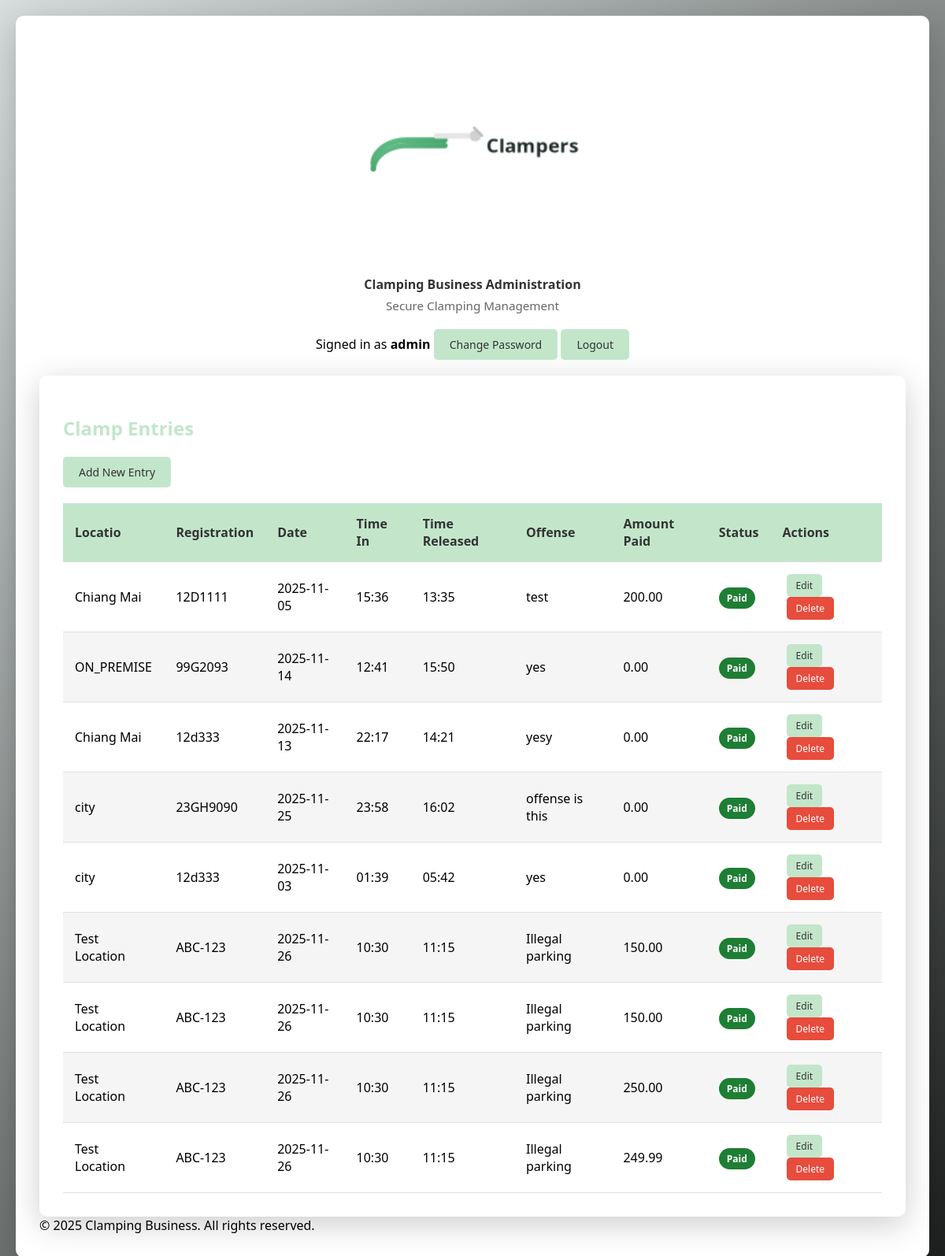
The page /clamp-list (signed in) on the database its author committed.
### app.py (models this page shows, shortened)
class ClampData(db.Model):
    id = db.Column(db.Integer, primary_key=True)
    location = db.Column(db.String(200), nullable=False)
    registration = db.Column(db.String(100))
    clamp_date = db.Column(db.Date, nullable=False)
    time_in = db.Column(db.Time, nullable=False)
    time_released = db.Column(db.Time)
    offense = db.Column(db.String(300), nullable=False)
    payment_status = db.Column(db.String(50), default='Processing')  # Paid, Not Paid, Processing
    amount_paid = db.Column(db.Float, default=0.0)
    created_at = db.Column(db.DateTime, default=datetime.utcnow)

### app.py (the view)
@app.route('/clamp_list')
@app.route('/clamp-list')
def clamp_list():
    clamps = ClampData.query.all()
    return render_template('clamp_list.html', clamps=clamps)

### app.py (called while the page is built)
@app.context_processor
def inject_common():
    return {'current_year': datetime.now().year}

@app.before_request
def require_login():
    whitelist = {'login', 'static', 'service_worker'}
    ep = request.endpoint
    if not ep:
        return
    if ep.split('.')[-1] in whitelist:
        return
    if session.get('user_id'):
        return
    return redirect(url_for('login', next=request.path))

### templates/clamp_list.html
{% extends 'base.html' %}
{% block content %}
<div class="container">
    <h2>Clamp Entries</h2>
    <a href="{{ url_for('clamp_form') }}" class="btn">Add New Entry</a>
    <table class="data-table">
        <thead>
            <tr>
                <th>Locatio</th>
                <th>Registration</th>
                <th>Date</th>
                <th>Time In</th>
                <th>Time Released</th>
                <th>Offense</th>
                <th>Amount Paid</th>
                <th>Status</th>
                <th>Actions</th>
            </tr>
        </thead>
        <tbody>
            {% for clamp in clamps %}
            <tr>
                <td>{{ clamp.location }}</td>
                <td>{{ clamp.registration or '' }}</td>
                <td>{{ clamp.clamp_date.strftime('%Y-%m-%d') }}</td>
                <td>{{ clamp.time_in.strftime('%H:%M') }}</td>
                <td>{{ clamp.time_released.strftime('%H:%M') if clamp.time_released else 'N/A' }}</td>
                <td>{{ clamp.offense }}</td>
                <td>{{ '%.2f'|format(clamp.amount_paid or 0) }}</td>
                <td><span class="status-{{ clamp.payment_status.lower().replace(' ', '-') }}">{{ clamp.payment_status }}</span></td>
                <td>
                    <a href="{{ url_for('edit_clamp', id=clamp.id) }}" class="btn btn-edit">Edit</a>
                    <a href="{{ url_for('delete_clamp', id=clamp.id) }}" class="btn btn-delete" onclick="return confirm('Delete this entry?')">Delete</a>
                </td>
            </tr>
            {% endfor %}
        </tbody>
    </table>
</div>
{% endblock %}

### templates/base.html (shortened to what this page needs)
<!DOCTYPE html>
<html lang="en">
<head>
    <link rel="stylesheet" href="{{ url_for('static', filename='css/style.css') }}">
</head>
<body>
    <div class="container">
        <header class="site-header centered">
            {% block header_logo %}
            <div class="logo-wrap">
                <img src="{{ url_for('static', filename='images/icon-192.png') }}" class="site-logo" alt="Clampers logo">
            </div>
            {% endblock %}
            <div class="site-title small">
                <div class="site-name">Clamping Business Administration</div>
                <p class="tagline">Secure Clamping Management</p>
            </div>
            <div class="user-actions">
                {% if session.username %}
                    <span class="who">Signed in as <strong>{{ session.username }}</strong></span>
                    <a href="{{ url_for('change_password') }}" class="btn btn-small">Change Password</a>
                    <a href="{{ url_for('logout') }}" class="btn btn-small">Logout</a>
                {% else %}
                    <a href="{{ url_for('login') }}" class="btn btn-small">Login</a>
                {% endif %}
            </div>
        </header>
        <main>
            {% block content %}
            {% endblock %}
        </main>
        <footer>
            <p>&copy; {{ current_year }} Clamping Business. All rights reserved.</p>
        </footer>
    </div>
</body>
</html>

### static/css/style.css (style rules this page uses)
* { margin: 0; padding: 0; box-sizing: border-box; }
body { font-family: 'Segoe UI', Tahoma, Geneva, Verdana, sans-serif; background: linear-gradient(135deg, #d8dede 0%, #1c1f1d 100%); min-height: 100vh; padding: 20px; }
.container { max-width: 1200px; margin: 0 auto; background: white; border-radius: 10px; padding: 30px; box-shadow: 0 10px 40px rgba(0,0,0,0.2); }
.site-header { display: flex; align-items: center; gap: 20px; justify-content: space-between; margin-bottom: 20px; }
.site-header.centered { flex-direction: column; align-items: center; text-align: center; }
.logo-wrap { display:flex; align-items:center; justify-content:center; }
.site-logo { height:280px; width:auto; display:block; max-width:100%; }
.site-title .site-name { margin:0; font-size:1rem; font-weight:700; text-align:center; color:#333; }
.tagline { color: #666; font-size: 0.95rem; margin-top:6px; }
h2 { color: #c3e6cb; margin: 20px 0; }
.btn { padding: 10px 20px; background: #c3e6cb; color: #333; border: none; border-radius: 5px; cursor: pointer; font-size: 14px; transition: all 0.3s; text-decoration: none; display: inline-block; }
.btn-edit, .btn-delete { padding: 6px 12px; font-size: 12px; margin: 0 5px; }
.btn-delete { background: #e74c3c; color: white; }
.data-table { width: 100%; border-collapse: collapse; margin-top: 20px; background: white; }
.data-table thead { background: #c3e6cb; color: #333; }
.data-table th, .data-table td { padding: 15px; text-align: left; border-bottom: 1px solid #e0e0e0; }
.data-table tbody tr { background: white; }
.data-table tbody tr:nth-child(even) { background: #f5f5f5; }
.status-paid, .status-approved { background: #1e7e34; color: #ffffff; padding: 5px 10px; border-radius: 20px; font-size: 12px; font-weight: 700; }

### rows shown on the page
ClampData: location "Chiang Mai", registration "12D1111", clamp_date "2025-11-05", time_in "15:36", time_released "13:35", offense "test", amount_paid "200.00", payment_status "Paid"
ClampData: location "ON_PREMISE", registration "99G2093", clamp_date "2025-11-14", time_in "12:41", time_released "15:50", offense "yes", amount_paid "0.00", payment_status "Paid"
ClampData: location "Chiang Mai", registration "12d333", clamp_date "2025-11-13", time_in "22:17", time_released "14:21", offense "yesy", amount_paid "0.00", payment_status "Paid"
ClampData: location "city", registration "23GH9090", clamp_date "2025-11-25", time_in "23:58", time_released "16:02", offense "offense is this", amount_paid "0.00", payment_status "Paid"
ClampData: location "city", registration "12d333", clamp_date "2025-11-03", time_in "01:39", time_released "05:42", offense "yes", amount_paid "0.00", payment_status "Paid"
ClampData: location "Test Location", registration "ABC-123", clamp_date "2025-11-26", time_in "10:30", time_released "11:15", offense "Illegal parking", amount_paid "150.00", payment_status "Paid"
ClampData: location "Test Location", registration "ABC-123", clamp_date "2025-11-26", time_in "10:30", time_released "11:15", offense "Illegal parking", amount_paid "150.00", payment_status "Paid"
ClampData: location "Test Location", registration "ABC-123", clamp_date "2025-11-26", time_in "10:30", time_released "11:15", offense "Illegal parking", amount_paid "250.00", payment_status "Paid"
ClampData: location "Test Location", registration "ABC-123", clamp_date "2025-11-26", time_in "10:30", time_released "11:15", offense "Illegal parking", amount_paid "249.99", payment_status "Paid"

### other values the page prints
{{ session.username }} "admin"
